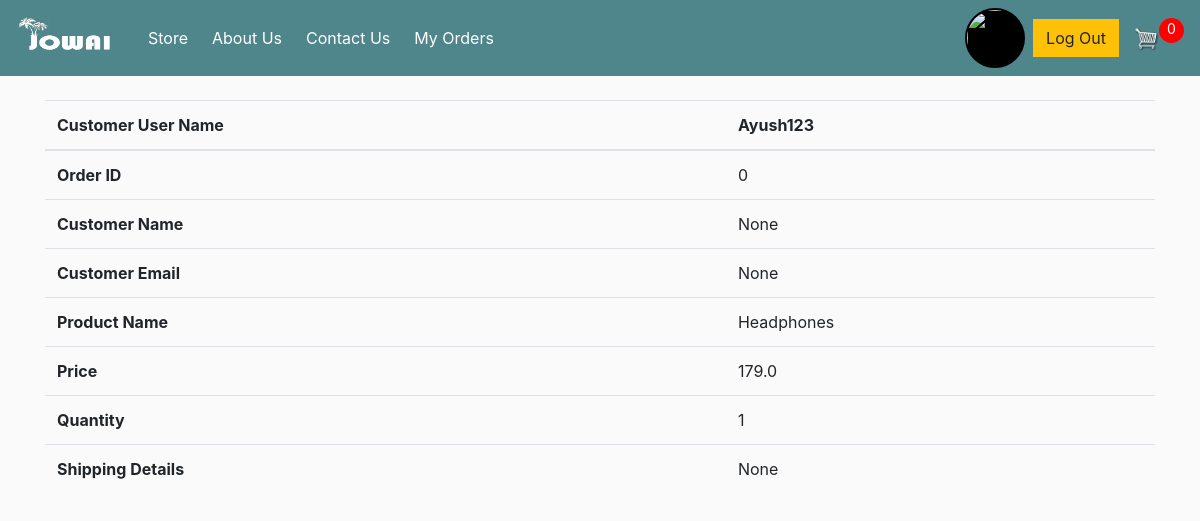
Page /order_details/46 (signed in) on the committed database.
### store/models.py (models this page shows, shortened)
class MyOrder(models.Model):
    customer=models.CharField(max_length=200, null=False, default='None')
    customer_name=models.CharField(max_length=200, null=False, default='None')
    customer_email=models.CharField(max_length=200, null=False, default='None')
    name=models.CharField(max_length=200, null=False)
    price=models.FloatField()
    image=models.ImageField(null=True, blank=True)
    quantity=models.IntegerField(default=0, null=True, blank=True)
    product_id=models.IntegerField(default=0)
    order_id=models.IntegerField(null=True, blank=True, default=0)
    shipping_address=models.CharField(max_length=100, null=True)

### store/views.py (the view)
# urls.py: path('order_details/<int:id>', views.order_details, name="order_details"),
def order_details(request , id):
     if request.user.is_authenticated:
          log_status=True
          customer = request.user.customer
          order_details=MyOrder.objects.get(id=id)
          order,created = Order.objects.get_or_create(customer=customer, complete=False)
          cartItems = order.get_cart_items
     else:
        cartItems = []
        order_details={'get_cart_items':0, 'get_cart_total':0}
        order_details=[]
        log_status=False
     context={'order_details': order_details, 'cartItems':cartItems, 'log_status': log_status}
     return render(request, 'store/OrderDetails.html', context)

### store/models.py (called while the page is built)
    @property
    def get_cart_items(self):
        orderitems=self.order_item_set.all()
        total=sum([item.quantity for item in orderitems])
        return total

### store/templates/store/OrderDetails.html
{% extends 'store/main.html' %}
{% load static %}
{% block content %}
<table class="table">
    <thead>
      <tr>
        <th scope="col">Customer User Name</th>
        <th scope="col">{{order_details.customer}}</th>
      </tr>
    </thead>
    <tbody>
        <tr>
            <th scope="row">Order ID</th>
            <td colspan="2">{{order_details.order_id}}</td>
          </tr>
        <tr>
            <th scope="row">Customer Name</th>
            <td colspan="2">{{order_details.customer_name}}</td>
          </tr>
        <tr>
            <th scope="row">Customer Email</th>
            <td colspan="2">{{order_details.customer_email}}</td>
          </tr>
      <tr>
        <th scope="row">Product Name</th>
        <td>{{order_details.name}}</td>
      </tr>
      <tr>
        <th scope="row">Price</th>
        <td colspan="2">{{order_details.price}}</td>
      </tr>
      <tr>
        <th scope="row">Quantity</th>
        <td colspan="2">{{order_details.quantity}}</td>
      </tr>
      <tr>
        <th scope="row">Shipping Details</th>
        <td colspan="2">{{order_details.shipping_address}}</td>
      </tr>
    </tbody>
  </table>
{% endblock %}

### store/static/css/main.css (style rules this page uses)
body { background-color: hsl(0, 0%, 98%); }

### rows in the picture
MyOrder: customer "Ayush123", order_id "0", customer_name "None", customer_email "None", name "Headphones", price "179.0", quantity "1", shipping_address "None"

### other values in the picture
{{ cartItems }} "0"
